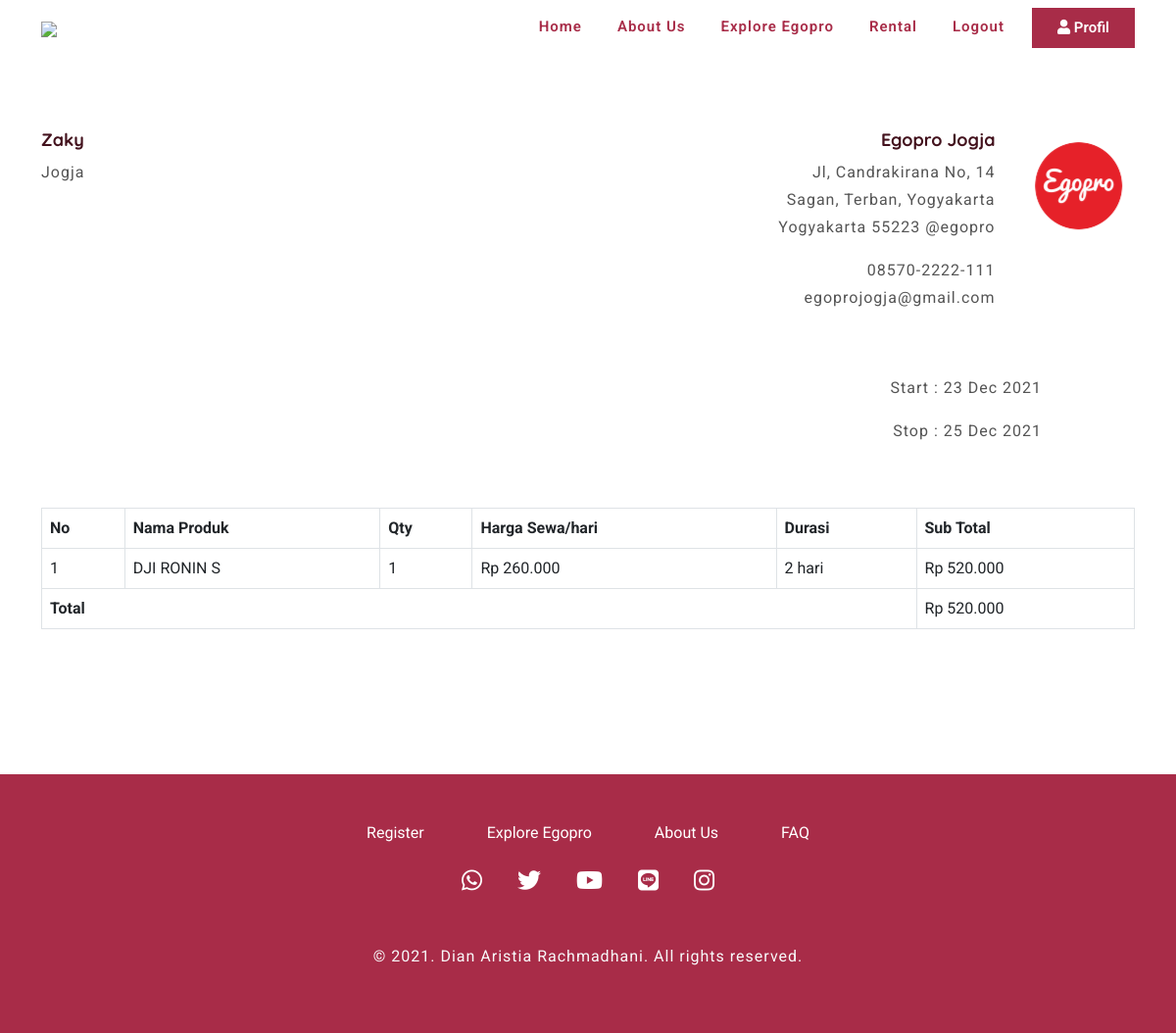
The page /nota.php?no=20211223030843 (signed in) on the database its author committed.
### tables this page shows
CREATE TABLE `sewa` (
  `id_sewa` bigint(10) NOT NULL,
  `no_sewa` bigint(10) NOT NULL,
  `id_admin` bigint(10) NOT NULL,
  `id_pelanggan` bigint(10) NOT NULL,
  `nama_peminjam` varchar(200) NOT NULL,
  `alamat_peminjam` text NOT NULL,
  `total_produk` bigint(15) NOT NULL,
  `total_harga` int(10) NOT NULL,
  `tanggal_mulai_sewa` date NOT NULL,
  `tanggal_selesai_sewa` date NOT NULL,
  `jaminan` varchar(30) NOT NULL,
  `file_jaminan` varchar(200) NOT NULL,
  `tgl_sewa` datetime DEFAULT CURRENT_TIMESTAMP,
  `deadline_sewa` datetime DEFAULT NULL,
  `status_pembayaran` enum('Lunas','Belum Lunas','Batal') NOT NULL DEFAULT 'Belum Lunas'
);

CREATE TABLE `detail_sewa` (
  `id_detail_sewa` bigint(10) NOT NULL,
  `id_sewa` bigint(10) NOT NULL,
  `id_produk` bigint(10) NOT NULL,
  `produk` varchar(30) NOT NULL,
  `harga` int(11) NOT NULL,
  `jumlah` int(15) NOT NULL,
  `durasi_peminjaman` varchar(15) NOT NULL,
  `sub_total` int(10) NOT NULL
);

### nota.php (the view, shortened to what this page needs)
<?php
require_once 'config/koneksi.php';
$idSewa = $_GET['no'];
$idPelanggan = $_SESSION['member']['id_pelanggan'];
$query = $koneksi->query("SELECT * FROM sewa WHERE id_sewa='$idSewa' AND id_pelanggan='$idPelanggan'");
$sewa = $query->fetch_assoc();
$result=array();
$query = $koneksi->query("SELECT * FROM detail_sewa WHERE id_sewa='$idSewa'");
while($row = $query->fetch_assoc()){
    $result [] =$row;
}
?>
<!DOCTYPE html>
<html lang="en">
<head>
  <link href="https://cdn.jsdelivr.net/npm/bootstrap@5.0.1/dist/css/bootstrap.min.css" rel="stylesheet">
  <link rel="stylesheet" href="https://cdnjs.cloudflare.com/ajax/libs/font-awesome/5.15.2/css/all.min.css">
  <link rel="stylesheet" href="assets/css/style.css">
  <link rel="stylesheet" href="assets/css/responsive-style.css">
</head>
<body>
  <?php include 'layouts/header.php'; ?>
   <section id="explore-food">
     <div class="explore-food wrapper">
       <div class="container">
         <div class="row">
           <div class="col-sm-6">
             <div class="text-left">
                 <h4><?= $sewa['nama_peminjam']; ?></h4>
                 <p><?= $sewa['alamat_peminjam']; ?></p>
             </div>
           </div>
           <div class="col-sm-6">
            <div style="text-align:right">
                <div class="row">
                    <div class="col-md-9">
                        <h4>Egopro Jogja</h4>
                        <p>Jl, Candrakirana No, 14 <br/>
                        Sagan, Terban, Yogyakarta <br/>
                        Yogyakarta 55223 @egopro
                        </p>
                        <p>
                            08570-2222-111 <br/>
                            egoprojogja@gmail.com
                        </p>
                    </div>
                    <div class="col-md-3">
                        <img src="assets/img/logo/logo.png" alt="">
                    </div>
                </div>
                <div class="row mt-5">
                    <div class="col-md-10">
                            <p>Start : <?= date("d M Y",strtotime($sewa['tanggal_mulai_sewa'])); ?></p>
                            <p>Stop : <?= date("d M Y",strtotime($sewa['tanggal_selesai_sewa'])); ?></p>
                    </div>
                </div>
             </div>
           </div>
         </div>
         <div class="pt-5">
            <table class="table table-bordered">
                <thead>
                    <tr>
                        <th>No</th>
                        <th>Nama Produk</th>
                        <th>Qty</th>
                        <th>Harga Sewa/hari</th>
                        <th>Durasi</th>
                        <th>Sub Total</th>
                    </tr>
                </thead>
                <tbody>
                    <?php foreach($result as $key => $per_produk): ?>
                        <tr>
                            <td><?= $key+1; ?></td>
                            <td><?= $per_produk['produk']; ?></td>
                            <td><?= $per_produk['jumlah']; ?></td>
                            <td>Rp <?= number_format($per_produk['harga'],0,",","."); ?></td>
                            <td><?= $per_produk['durasi_peminjaman']; ?> hari</td>
                            <td>Rp <?= number_format($per_produk['sub_total'],0,",","."); ?></td>
                        </tr>
                    <?php endforeach ?>
                </tbody>
                <tfoot>
                    <th colspan="5">Total</th>
                    <td>Rp <?= number_format($sewa['total_harga'],0,",","."); ?></td>
                </tfoot>
            </table>
         </div>
       </div>
     </div>
   </section>
  <?php include 'layouts/footer.php' ?>
  </body>
</html>

### assets/css/style.css (style rules this page uses)
*, *:after, *:before { -webkit-box-sizing: border-box; box-sizing: border-box; margin: 0; padding: 0; }
:root { --primary-color: #A82C48; --secondry-color: #43121d; --third-color: #f98169; --white-color: #fff; --text-color: #555; --text-gray: #999; --black-color: #000; --primary-font: 'Roboto', sans-serif; --secondry-font: 'Quicksand', sans-serif; }
html { scroll-behavior: smooth; }
body { font-family: var(--primary-font); font-size: 100%; font-weight: 400; }
h4 { color: var(--secondry-color); font-family: var(--secondry-font); text-transform: capitalize; font-size: 18px; font-weight: 800; margin-bottom: 0.5rem; }
p { font-size: 1rem; color: var(--text-color); font-weight: 400; line-height: 1.75rem; letter-spacing: 1px; }
.wrapper { padding-top: 8.25rem; padding-bottom: 8.25rem; }

### rows shown on the page
sewa: nama_peminjam "Zaky", alamat_peminjam "Jogja", tanggal_mulai_sewa "23 Dec 2021", tanggal_selesai_sewa "25 Dec 2021", total_harga "520.000"
detail_sewa: produk "DJI RONIN S", jumlah "1", harga "260.000", durasi_peminjaman "2", sub_total "520.000"
